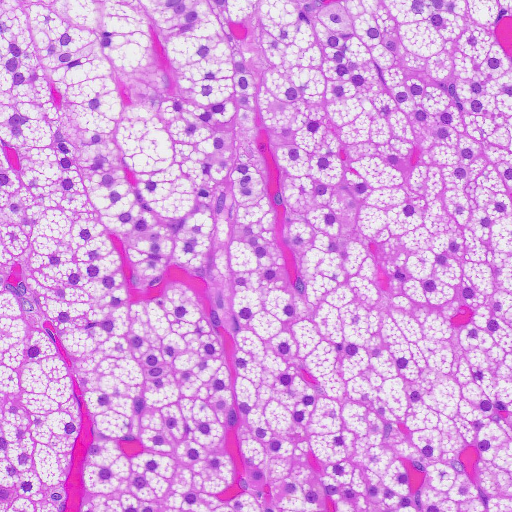
#> input picture sample/tile_1488_x83811_y10131.png, 1024 x 1024 px (shown at 1/2 size); its folder holds only this picture in this run
$ python cellpose_count_cells.py
#> lines starting #> are read from the running program, lines starting #| are printed output that depends on the picture
#> in main, img is the input picture: shape (1024, 1024, 3); mean R, G, B 217.3, 157.9, 224.4
# cellpose_count_cells.py
import os
import cv2
import json
import warnings
from pathlib import Path
import numpy as np
import pandas as pd
from skimage import io, measure, segmentation, color, feature
from skimage.segmentation import clear_border, watershed
from scipy.spatial.distance import cdist
from scipy import ndimage
from cellpose import models

# Filter warnings from skimage about low contrast images
warnings.filterwarnings("ignore", category=UserWarning, module="skimage")

# =====================================================================
# CONFIGURATION & DEFAULT PARAMETERS
# =====================================================================
MICRON_PER_PIXEL = None

# Cellpose Main Parameters
DIAMETER = 50
FLOW_THRESHOLD = 0.35
CELLPROB_THRESHOLD = -1.5

# Advanced Morphology Filtering
MIN_AREA_PX = 100
MAX_AREA_PX = 30000
MIN_SOLIDITY = 0.5
MAX_ECCENTRICITY = 0.98

# Sweep Configuration
RUN_PARAMETER_SWEEP = False
SWEEP_DIAMETERS = [40, 50, 60, 70]
SWEEP_FLOW_THRESHOLDS = [0.25, 0.3, 0.35, 0.4]
SWEEP_CELLPROB_THRESHOLDS = [-2.0, -1.5, -1.0, -0.5]

INPUT_DIR = Path("sample")
OUTPUT_DIR = Path("output")
SWEEP_DIR = OUTPUT_DIR / "sweep"

def find_sample_image(input_dir=INPUT_DIR):
    image_files = list(input_dir.glob("*.png")) + list(input_dir.glob("*.jpg")) + \
                  list(input_dir.glob("*.jpeg")) + list(input_dir.glob("*.tif"))
    if not image_files:
        raise FileNotFoundError(f"No image found in {input_dir}/")
    return image_files[0]

def extract_he_channels(img_rgb):
    """
    Separates the RGB image into Hematoxylin (nuclei) and Eosin (cytoplasm)
    using color deconvolution.
    Returns uint8 normalized images.
    """
    hed = color.separate_stains(img_rgb, color.hed_from_rgb)
#> hed: shape (1024, 1024, 3) float64; mean of channels 0, 1, 2 0.0145, 0.0292, 0.00354

    # H channel (Hematoxylin) -> nuclei
    h_channel = hed[:, :, 0]
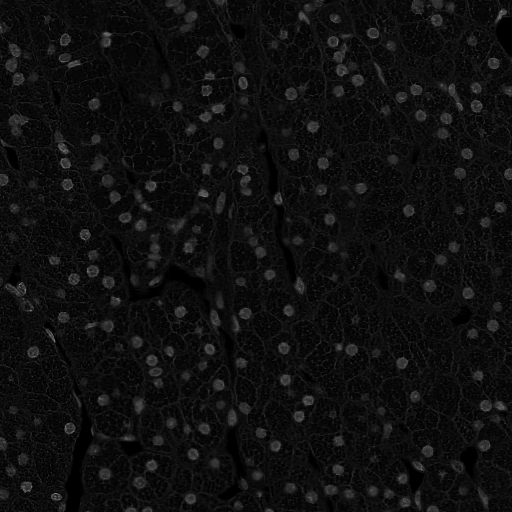
#> h_channel: shape (1024, 1024) float64 (shown at 1/2 size); min 0, max 0.236, mean 0.0145; drawn with min black and max white
    # Normalize to 0-255
    h_channel = np.clip((h_channel - h_channel.min()) / (h_channel.max() - h_channel.min() + 1e-8) * 255, 0, 255).astype(np.uint8)

    # E channel (Eosin) -> cytoplasm
    e_channel = hed[:, :, 1]
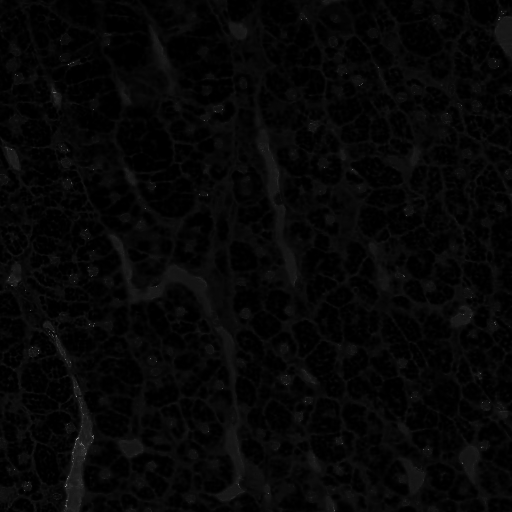
#> e_channel: shape (1024, 1024) float64 (shown at 1/2 size); min 0, max 1.11, mean 0.0292; drawn with min black and max white
    e_channel = np.clip((e_channel - e_channel.min()) / (e_channel.max() - e_channel.min() + 1e-8) * 255, 0, 255).astype(np.uint8)

    return h_channel, e_channel

def preprocess_for_cytoplasm(e_channel):
    """Applies CLAHE to the Eosin channel to boost cell boundary contrast."""
    clahe = cv2.createCLAHE(clipLimit=2.0, tileGridSize=(8, 8))
    return clahe.apply(e_channel)

def preprocess_for_nuclei(h_channel):
    """Applies CLAHE to the Hematoxylin channel."""
    clahe = cv2.createCLAHE(clipLimit=2.0, tileGridSize=(8, 8))
    return clahe.apply(h_channel)
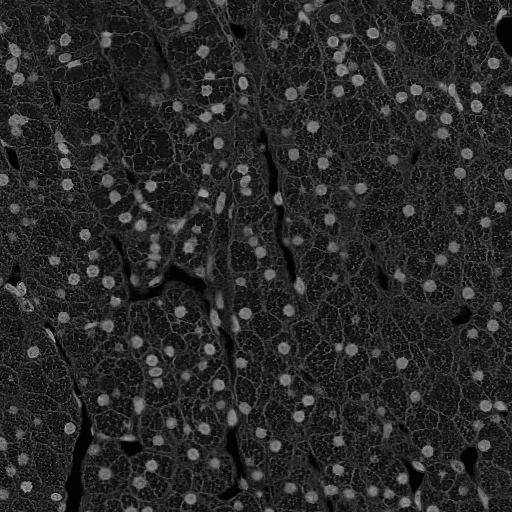
#> returned value: shape (1024, 1024) (shown at 1/2 size); min 3, max 254, mean 40.6
#> in preprocess_for_cytoplasm, `return clahe.apply(e_channel)`:
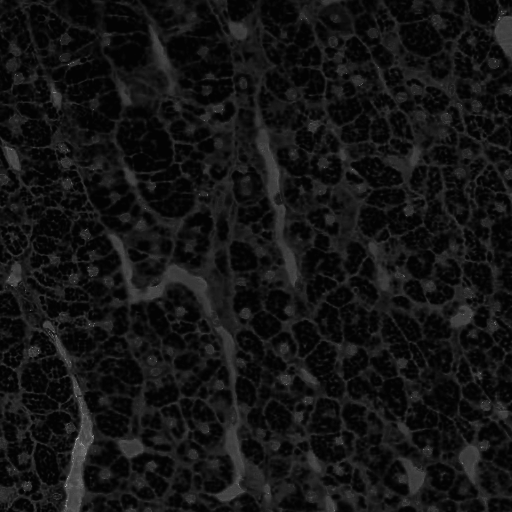
#> returned value: shape (1024, 1024) (shown at 1/2 size); min 3, max 254, mean 20

def run_cellpose(img, model_type, diameter, flow_threshold, cellprob_threshold):
    model = models.CellposeModel(gpu=True, model_type=model_type)
    masks, _, _ = model.eval(
        img,
        diameter=diameter,
        channels=[0, 0],
        flow_threshold=flow_threshold,
        cellprob_threshold=cellprob_threshold
    )
    return masks

# [202 lines left out: functions refine_with_watershed, filter_and_relabel_mask, validate_cells_with_nuclei, measure_objects_generic, finalize_measurements, draw_overlay and 2 more, not called in this run]

# =====================================================================
# MAIN EXECUTION
# =====================================================================
def main():
    OUTPUT_DIR.mkdir(exist_ok=True)

    try:
        image_path = find_sample_image()
    except FileNotFoundError as e:
        print(e)
        return

    print(f"Processing: {image_path}")
    img = io.imread(image_path)
    if img.ndim == 3 and img.shape[-1] == 4:
        img = img[..., :3]

    h_channel, e_channel = extract_he_channels(img)
    io.imsave(OUTPUT_DIR / "he_deconv_hematoxylin.png", h_channel, check_contrast=False)
    io.imsave(OUTPUT_DIR / "he_deconv_eosin.png", e_channel, check_contrast=False)

    nuc_preprocessed = preprocess_for_nuclei(h_channel)
    cyto_preprocessed = preprocess_for_cytoplasm(e_channel)
    io.imsave(OUTPUT_DIR / "preprocessed_nuclei.png", nuc_preprocessed, check_contrast=False)
    io.imsave(OUTPUT_DIR / "preprocessed_for_cellpose.png", cyto_preprocessed, check_contrast=False)

    print("\n--- Running Nuclei Segmentation ---")
    raw_nuc_masks = run_cellpose(nuc_preprocessed, "nuclei", DIAMETER * 0.5, FLOW_THRESHOLD, CELLPROB_THRESHOLD)
    filtered_nuc_masks = filter_and_relabel_mask(raw_nuc_masks, MIN_AREA_PX * 0.1, MAX_AREA_PX * 0.3, 0.4, 0.99)
    nuc_props = measure.regionprops(filtered_nuc_masks)

    res_nuc = measure_objects_generic(nuc_props, "nucleus")
    df_nuclei = finalize_measurements(res_nuc)
    df_nuclei.to_csv(OUTPUT_DIR / "nuclei_measurements.csv", index=False)
    io.imsave(OUTPUT_DIR / "nuclei_overlay_filtered.jpg", draw_overlay(img, filtered_nuc_masks, [0, 255, 255]), check_contrast=False)

    print("\n--- Running Whole-Cell Segmentation ---")
    if RUN_PARAMETER_SWEEP:
        run_sweep(cyto_preprocessed, img)

    raw_cell_masks = run_cellpose(cyto_preprocessed, "cyto3", DIAMETER, FLOW_THRESHOLD, CELLPROB_THRESHOLD)
    refined_cell_masks = refine_with_watershed(raw_cell_masks, filtered_nuc_masks)

    filtered_cell_masks = filter_and_relabel_mask(refined_cell_masks, MIN_AREA_PX, MAX_AREA_PX, MIN_SOLIDITY, MAX_ECCENTRICITY)
    cell_props = measure.regionprops(filtered_cell_masks)

    print("Validating cells with nuclei...")
    res_cells = validate_cells_with_nuclei(cell_props, nuc_props, filtered_cell_masks, filtered_nuc_masks)
    df_cells = finalize_measurements(res_cells)
    df_cells.to_csv(OUTPUT_DIR / "cell_measurements.csv", index=False)
    io.imsave(OUTPUT_DIR / "cell_overlay_filtered.jpg", draw_overlay(img, filtered_cell_masks, [255, 255, 0]), check_contrast=False)

    save_summary(OUTPUT_DIR / "summary.txt", image_path, df_cells, df_nuclei)

    print("\n" + "="*40)
    print("PIPELINE FINISHED SUCCESSFULLY")
    print("="*40)

if __name__ == "__main__":
    main()
#> (the call stopped at in run_cellpose, `model = models.CellposeModel(gpu=True, model_type=model_type)`: cellpose is not available in this run)
